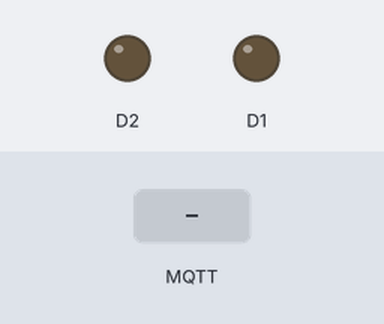
Bench run of a sketch on a simulated ESP8266 (NodeMCU). Shown: output pins drawn as LEDs (lit = HIGH). Inputs (shaded band) come from the test bench. WiFi joins after 1.5 s; servers stay silent unless stated; no MQTT or app messages arrive unless stated; what the sketch prints to the serial monitor is not drawn.

Above: at 2.7 s.
2.8 s: MQTT message "light1on" arrives on the first subscribed topic
At 3.2 s:
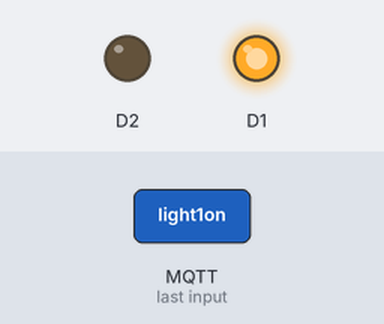
4.3 s: MQTT message "allon" arrives on the first subscribed topic
At 5.5 s:
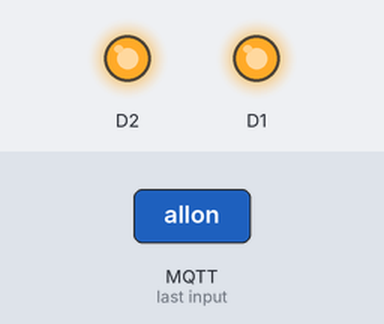
5.8 s: MQTT message "light1off" arrives on the first subscribed topic
At 7.0 s:
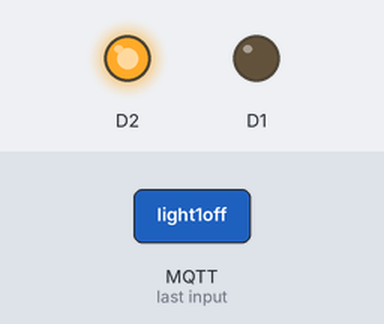
7.3 s: MQTT message "light2off" arrives on the first subscribed topic
At 8.3 s:
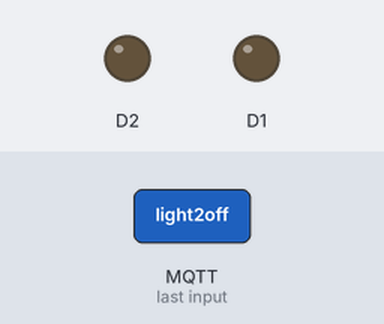
8.8 s: MQTT message "light2on" arrives on the first subscribed topic
At 9.6 s:
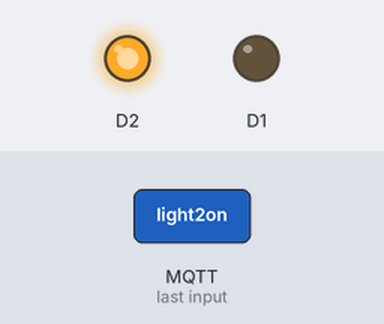
Timing chart, 0 to 11.3 s (numbered marks = the images above; inputs shaded):
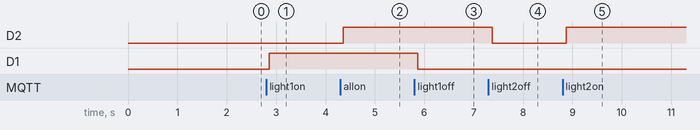

The sketch:

SmartHomeControl.ino
```cpp
#include <ESP8266WiFi.h>
#include <PubSubClient.h>

const char* ssid = "Moto";
const char* password = "rohith123";

#define ORG "b31y4y"
#define DEVICE_TYPE "rohith"
#define DEVICE_ID "1999"
#define TOKEN "12345678"
String command;
char server[] = ORG ".messaging.internetofthings.ibmcloud.com";
char topic[] = "iot-2/cmd/home/fmt/String";
char authMethod[] = "use-token-auth";
char token[] = TOKEN;
char clientId[] = "d:" ORG ":" DEVICE_TYPE ":" DEVICE_ID;
//Serial.println(clientID);

WiFiClient wifiClient;
void callback(char* topic, byte* payload, unsigned int payloadLength);
PubSubClient client(server, 1883, callback, wifiClient);

void setup() {
  Serial.begin(115200);
  Serial.println();
  pinMode(D1,OUTPUT);
  pinMode(D2,OUTPUT);
  wifiConnect();
  mqttConnect();
}

void loop() {
  if (!client.loop()) {
    mqttConnect();
  }
delay(100);
}

void wifiConnect() {
  Serial.print("Connecting to "); Serial.print(ssid);
  WiFi.begin(ssid, password);
  while (WiFi.status() != WL_CONNECTED) {
    delay(500);
    Serial.print(".");
  }
  Serial.print("nWiFi connected, IP address: "); Serial.println(WiFi.localIP());
}

void mqttConnect() {
  if (!client.connected()) {
    Serial.print("Reconnecting MQTT client to "); Serial.println(server);
    while (!client.connect(clientId, authMethod, token)) {
      Serial.print(".");
      delay(500);
    }
    initManagedDevice();
    Serial.println();
  }
}
void initManagedDevice() {
  if (client.subscribe(topic)) {
    Serial.println("subscribe to cmd OK");
  } else {
    Serial.println("subscribe to cmd FAILED");
  }
}

void callback(char* topic, byte* payload, unsigned int payloadLength) {
  Serial.print("callback invoked for topic: "); Serial.println(topic);

  for (int i = 0; i < payloadLength; i++) {
    //Serial.println((char)payload[i]);
    command += (char)payload[i];
  }
Serial.println(command);
if(command == "light1on"){
  digitalWrite(D1,HIGH);
  Serial.println("Light1 is Switched ON");
}
else if(command == "light1off"){
  digitalWrite(D1,LOW);
  Serial.println("Light1 is Switched OFF");
}
if(command == "light2on"){
  digitalWrite(D2,HIGH);
  Serial.println("Light2 is Switched ON");
}
else if(command == "light2off"){
  digitalWrite(D2,LOW);
  Serial.println("Light2 is Switched OFF");
}
if(command == "allon"){
  digitalWrite(D1,HIGH);
  digitalWrite(D2,HIGH);
  Serial.println("all is Switched ON");
}
else if(command == "alloff"){
  digitalWrite(D1,LOW);
  digitalWrite(D2,LOW);
  Serial.println("all is Switched OFF");
}
command ="";
}
```

Measured:
- after the input at 2.8 s, D1: LOW → HIGH after 0.06 s
- after the input at 4.3 s, D2: LOW → HIGH after 0.06 s
- after the input at 5.8 s, D1: HIGH → LOW after 0.07 s
- after the input at 7.3 s, D2: HIGH → LOW after 0.07 s
- after the input at 8.8 s, D2: LOW → HIGH after 0.08 s
